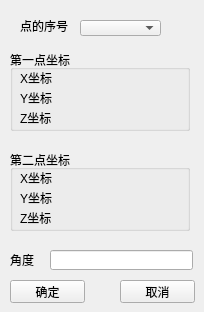
    <widget class="QWidget" name="page_5">
     <widget class="QGroupBox" name="groupBox_6">
      <property name="geometry">
       <rect>
        <x>10</x>
        <y>50</y>
        <width>180</width>
        <height>81</height>
       </rect>
      </property>
      <property name="title">
       <string>第一点坐标</string>
      </property>
      <widget class="QLabel" name="label_17">
       <property name="geometry">
        <rect>
         <x>10</x>
         <y>20</y>
         <width>41</width>
         <height>16</height>
        </rect>
       </property>
       <property name="text">
        <string>X坐标</string>
       </property>
      </widget>
      <widget class="QLabel" name="TwoOneRotateXCoordinate">
       <property name="geometry">
        <rect>
         <x>60</x>
         <y>20</y>
         <width>111</width>
         <height>16</height>
        </rect>
       </property>
       <property name="text">
        <string/>
       </property>
      </widget>
      <widget class="QLabel" name="label_18">
       <property name="geometry">
        <rect>
         <x>10</x>
         <y>40</y>
         <width>41</width>
         <height>16</height>
        </rect>
       </property>
       <property name="text">
        <string>Y坐标</string>
       </property>
      </widget>
      <widget class="QLabel" name="TwoOneRotateYCoordinate">
       <property name="geometry">
        <rect>
         <x>60</x>
         <y>40</y>
         <width>111</width>
         <height>16</height>
        </rect>
       </property>
       <property name="text">
        <string/>
       </property>
      </widget>
      <widget class="QLabel" name="TwoOneRotateZCoordinate">
       <property name="geometry">
        <rect>
         <x>60</x>
         <y>60</y>
         <width>111</width>
         <height>16</height>
        </rect>
       </property>
       <property name="text">
        <string/>
       </property>
      </widget>
      <widget class="QLabel" name="label_19">
       <property name="geometry">
        <rect>
         <x>10</x>
         <y>60</y>
         <width>41</width>
         <height>16</height>
        </rect>
       </property>
       <property name="text">
        <string>Z坐标</string>
       </property>
      </widget>
     </widget>
     <widget class="QGroupBox" name="groupBox_7">
      <property name="geometry">
       <rect>
        <x>10</x>
        <y>150</y>
        <width>180</width>
        <height>81</height>
       </rect>
      </property>
      <property name="title">
       <string>第二点坐标</string>
      </property>
      <widget class="QLabel" name="label_20">
       <property name="geometry">
        <rect>
         <x>10</x>
         <y>20</y>
         <width>41</width>
         <height>16</height>
        </rect>
       </property>
       <property name="text">
        <string>X坐标</string>
       </property>
      </widget>
      <widget class="QLabel" name="TwoTwoRotateXCoordinate">
       <property name="geometry">
        <rect>
         <x>60</x>
         <y>20</y>
         <width>111</width>
         <height>16</height>
        </rect>
       </property>
       <property name="text">
        <string/>
       </property>
      </widget>
      <widget class="QLabel" name="label_21">
       <property name="geometry">
        <rect>
         <x>10</x>
         <y>40</y>
         <width>41</width>
         <height>16</height>
        </rect>
       </property>
       <property name="text">
        <string>Y坐标</string>
       </property>
      </widget>
      <widget class="QLabel" name="TwoTwoRotateYCoordinate">
       <property name="geometry">
        <rect>
         <x>60</x>
         <y>40</y>
         <width>111</width>
         <height>16</height>
        </rect>
       </property>
       <property name="text">
        <string/>
       </property>
      </widget>
      <widget class="QLabel" name="TwoTwoRotateZCoordinate">
       <property name="geometry">
        <rect>
         <x>60</x>
         <y>60</y>
         <width>111</width>
         <height>16</height>
        </rect>
       </property>
       <property name="text">
        <string/>
       </property>
      </widget>
      <widget class="QLabel" name="label_22">
       <property name="geometry">
        <rect>
         <x>10</x>
         <y>60</y>
         <width>41</width>
         <height>16</height>
        </rect>
       </property>
       <property name="text">
        <string>Z坐标</string>
       </property>
      </widget>
     </widget>
     <widget class="QPushButton" name="pushButton_12">
      <property name="geometry">
       <rect>
        <x>10</x>
        <y>280</y>
        <width>75</width>
        <height>23</height>
       </rect>
      </property>
      <property name="text">
       <string>确定</string>
      </property>
     </widget>
     <widget class="QPushButton" name="pushButton_13">
      <property name="geometry">
       <rect>
        <x>120</x>
        <y>280</y>
        <width>75</width>
        <height>23</height>
       </rect>
      </property>
      <property name="text">
       <string>取消</string>
      </property>
     </widget>
     <widget class="QLineEdit" name="TwoRotateTxt">
      <property name="geometry">
       <rect>
        <x>50</x>
        <y>250</y>
        <width>143</width>
        <height>20</height>
       </rect>
      </property>
     </widget>
     <widget class="QLabel" name="label_32">
      <property name="geometry">
       <rect>
        <x>10</x>
        <y>250</y>
        <width>30</width>
        <height>20</height>
       </rect>
      </property>
      <property name="text">
       <string>角度</string>
      </property>
     </widget>
     <widget class="QComboBox" name="comboBoxRotationPoint">
      <property name="geometry">
       <rect>
        <x>80</x>
        <y>20</y>
        <width>81</width>
        <height>16</height>
       </rect>
      </property>
     </widget>
     <widget class="QLabel" name="label_61">
      <property name="geometry">
       <rect>
        <x>20</x>
        <y>20</y>
        <width>54</width>
        <height>12</height>
       </rect>
      </property>
      <property name="text">
       <string>点的序号</string>
      </property>
     </widget>
    </widget>
